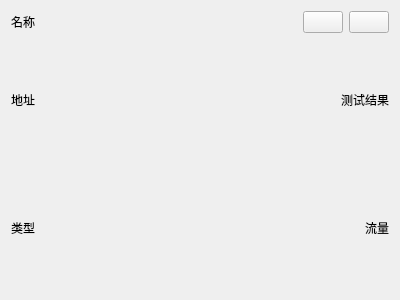
<?xml version="1.0" encoding="UTF-8"?>
<ui version="4.0">
 <class>ProxyItem</class>
 <widget class="QWidget" name="ProxyItem">
  <property name="geometry">
   <rect>
    <x>0</x>
    <y>0</y>
    <width>400</width>
    <height>300</height>
   </rect>
  </property>
  <property name="sizePolicy">
   <sizepolicy hsizetype="Minimum" vsizetype="Minimum">
    <horstretch>0</horstretch>
    <verstretch>0</verstretch>
   </sizepolicy>
  </property>
  <property name="windowTitle">
   <string notr="true"/>
  </property>
  <layout class="QVBoxLayout" name="verticalLayout_2">
   <item>
    <layout class="QHBoxLayout" name="horizontalLayout_3">
     <item>
      <widget class="QLabel" name="name">
       <property name="sizePolicy">
        <sizepolicy hsizetype="Minimum" vsizetype="Preferred">
         <horstretch>0</horstretch>
         <verstretch>0</verstretch>
        </sizepolicy>
       </property>
       <property name="text">
        <string notr="true">名称</string>
       </property>
      </widget>
     </item>
     <item>
      <widget class="QPushButton" name="change">
       <property name="sizePolicy">
        <sizepolicy hsizetype="Maximum" vsizetype="Fixed">
         <horstretch>0</horstretch>
         <verstretch>0</verstretch>
        </sizepolicy>
       </property>
       <property name="icon">
        <iconset resource="../../res/Throne.qrc">
         <normaloff>:/icon/material/swap-horizontal.png</normaloff>:/icon/material/swap-horizontal.png</iconset>
       </property>
      </widget>
     </item>
     <item>
      <widget class="QPushButton" name="remove">
       <property name="sizePolicy">
        <sizepolicy hsizetype="Maximum" vsizetype="Fixed">
         <horstretch>0</horstretch>
         <verstretch>0</verstretch>
        </sizepolicy>
       </property>
       <property name="icon">
        <iconset resource="../../res/Throne.qrc">
         <normaloff>:/icon/material/delete.png</normaloff>:/icon/material/delete.png</iconset>
       </property>
      </widget>
     </item>
    </layout>
   </item>
   <item>
    <layout class="QHBoxLayout" name="horizontalLayout">
     <item>
      <widget class="QLabel" name="address">
       <property name="sizePolicy">
        <sizepolicy hsizetype="Maximum" vsizetype="Preferred">
         <horstretch>0</horstretch>
         <verstretch>0</verstretch>
        </sizepolicy>
       </property>
       <property name="colorRole" stdset="0">
        <string notr="true">muted</string>
       </property>
       <property name="text">
        <string notr="true">地址</string>
       </property>
      </widget>
     </item>
     <item>
      <widget class="QLabel" name="test_result">
       <property name="sizePolicy">
        <sizepolicy hsizetype="Minimum" vsizetype="Preferred">
         <horstretch>0</horstretch>
         <verstretch>0</verstretch>
        </sizepolicy>
       </property>
       <property name="text">
        <string notr="true">测试结果</string>
       </property>
       <property name="alignment">
        <set>Qt::AlignRight|Qt::AlignTrailing|Qt::AlignVCenter</set>
       </property>
      </widget>
     </item>
    </layout>
   </item>
   <item>
    <layout class="QHBoxLayout" name="horizontalLayout_2">
     <item>
      <widget class="QLabel" name="type">
       <property name="sizePolicy">
        <sizepolicy hsizetype="Maximum" vsizetype="Preferred">
         <horstretch>0</horstretch>
         <verstretch>0</verstretch>
        </sizepolicy>
       </property>
       <property name="colorRole" stdset="0">
        <string notr="true">tag</string>
       </property>
       <property name="text">
        <string notr="true">类型</string>
       </property>
      </widget>
     </item>
     <item>
      <widget class="QLabel" name="traffic">
       <property name="sizePolicy">
        <sizepolicy hsizetype="Minimum" vsizetype="Preferred">
         <horstretch>0</horstretch>
         <verstretch>0</verstretch>
        </sizepolicy>
       </property>
       <property name="text">
        <string notr="true">流量</string>
       </property>
       <property name="alignment">
        <set>Qt::AlignRight|Qt::AlignTrailing|Qt::AlignVCenter</set>
       </property>
      </widget>
     </item>
    </layout>
   </item>
  </layout>
 </widget>
 <resources>
  <include location="../../res/Throne.qrc"/>
 </resources>
 <connections/>
</ui>
